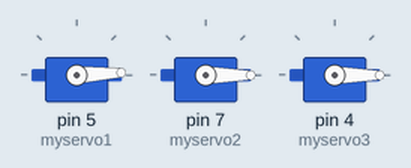
Recording of a sketch running on a simulated Arduino Uno, built with avr-gcc and run on an emulated ATmega328P. Shown: 3 × servo.

Above: at 0.05 s.
At 0.95 s:
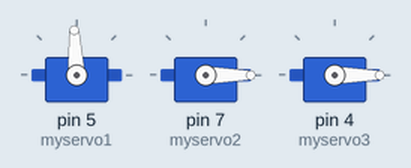
At 1.85 s:
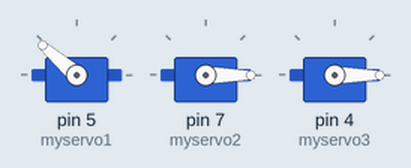
At 3.65 s:
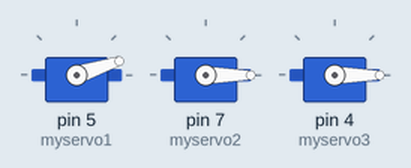
At 5.3 s:
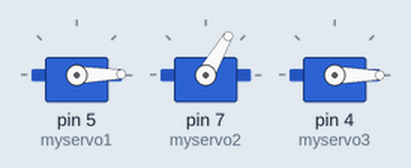
At 7.3 s:
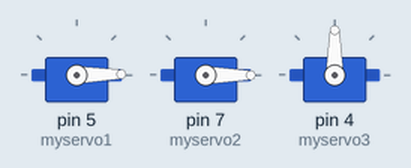
Timing chart, 0 to 9.5 s (numbered marks = the images above):
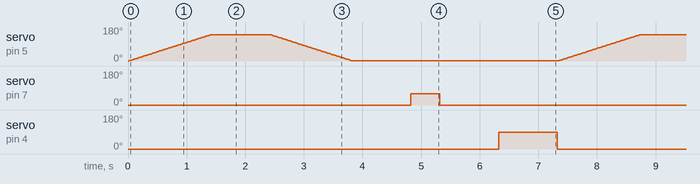

The sketch:

servorobotnew.ino
```cpp
#include <Servo.h>

Servo myservo1;
Servo myservo2;
Servo myservo3;

int pos1 = 0;
int pos2 = 0;
int pos3 = 0;

void setup(){
  myservo1.attach(5);
  myservo2.attach(7);
  myservo3.attach(4);
  myservo1.write(pos1);
  myservo2.write(pos2);
  myservo3.write(pos3);
}

void motors(){

  for(pos1 = 0; pos1 < 140; pos1 += 1){
    myservo1.write(pos1);
    delay(10);
  }
  delay(1000);
  for(pos1 = 140; pos1 > 0; pos1 -= 1){
    myservo1.write(pos1);
    delay(10);
  }
  delay(1000);

  myservo2.write(60);
  delay(500);
  myservo2.write(0);
  delay(1000);

  myservo3.write(90);
  delay(1000);
  myservo3.write(0);
  }
void loop() {
  motors();

}
```

Measured:
- by itself, servo on pin 7 (myservo2): alternates 60° for 0.50 s and 0° for 6.8 s
- by itself, servo on pin 4 (myservo3): alternates 90° for 1.0 s and 0° for 6.3 s
